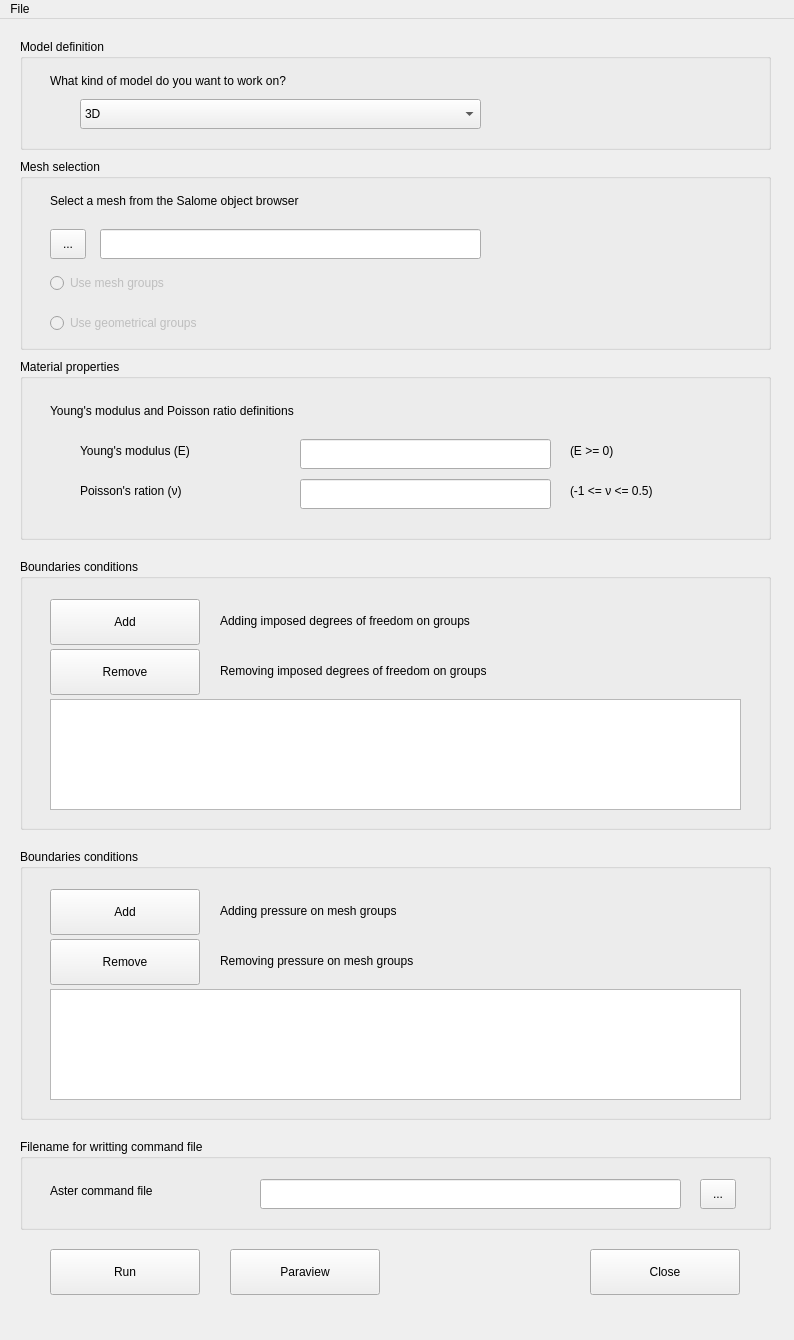
<?xml version="1.0" encoding="UTF-8"?>
<ui version="4.0">
 <class>MainWindow</class>
 <widget class="QMainWindow" name="MainWindow">
  <property name="geometry">
   <rect>
    <x>0</x>
    <y>0</y>
    <width>794</width>
    <height>1340</height>
   </rect>
  </property>
  <property name="windowTitle">
   <string>MainWindow</string>
  </property>
  <widget class="QWidget" name="centralwidget">
   <widget class="QGroupBox" name="md_gr">
    <property name="geometry">
     <rect>
      <x>20</x>
      <y>20</y>
      <width>751</width>
      <height>111</height>
     </rect>
    </property>
    <property name="title">
     <string>Model definition</string>
    </property>
    <widget class="QLabel" name="md_label">
     <property name="geometry">
      <rect>
       <x>30</x>
       <y>30</y>
       <width>471</width>
       <height>24</height>
      </rect>
     </property>
     <property name="text">
      <string>What kind of model do you want to work on?</string>
     </property>
    </widget>
    <widget class="QComboBox" name="md_combo">
     <property name="geometry">
      <rect>
       <x>60</x>
       <y>60</y>
       <width>401</width>
       <height>30</height>
      </rect>
     </property>
     <item>
      <property name="text">
       <string>3D</string>
      </property>
     </item>
     <item>
      <property name="text">
       <string>Plane stress</string>
      </property>
     </item>
     <item>
      <property name="text">
       <string>Plane strain</string>
      </property>
     </item>
     <item>
      <property name="text">
       <string>Axis symmetric</string>
      </property>
     </item>
    </widget>
   </widget>
   <widget class="QGroupBox" name="ms_gr">
    <property name="geometry">
     <rect>
      <x>20</x>
      <y>140</y>
      <width>751</width>
      <height>191</height>
     </rect>
    </property>
    <property name="title">
     <string>Mesh selection</string>
    </property>
    <widget class="QLabel" name="ms_label">
     <property name="geometry">
      <rect>
       <x>30</x>
       <y>30</y>
       <width>521</width>
       <height>24</height>
      </rect>
     </property>
     <property name="text">
      <string>Select a mesh from the Salome object browser</string>
     </property>
    </widget>
    <widget class="QToolButton" name="ms_refer">
     <property name="geometry">
      <rect>
       <x>30</x>
       <y>70</y>
       <width>36</width>
       <height>30</height>
      </rect>
     </property>
     <property name="text">
      <string>...</string>
     </property>
    </widget>
    <widget class="QLineEdit" name="ms_edit">
     <property name="geometry">
      <rect>
       <x>80</x>
       <y>70</y>
       <width>381</width>
       <height>30</height>
      </rect>
     </property>
    </widget>
    <widget class="QRadioButton" name="ms_radio1">
     <property name="enabled">
      <bool>false</bool>
     </property>
     <property name="geometry">
      <rect>
       <x>30</x>
       <y>110</y>
       <width>241</width>
       <height>28</height>
      </rect>
     </property>
     <property name="text">
      <string>Use mesh groups</string>
     </property>
     <property name="checkable">
      <bool>false</bool>
     </property>
     <property name="checked">
      <bool>false</bool>
     </property>
    </widget>
    <widget class="QRadioButton" name="ms_radio2">
     <property name="enabled">
      <bool>false</bool>
     </property>
     <property name="geometry">
      <rect>
       <x>30</x>
       <y>150</y>
       <width>311</width>
       <height>28</height>
      </rect>
     </property>
     <property name="text">
      <string>Use geometrical groups</string>
     </property>
     <property name="checkable">
      <bool>false</bool>
     </property>
    </widget>
   </widget>
   <widget class="QGroupBox" name="mp_gr">
    <property name="geometry">
     <rect>
      <x>20</x>
      <y>340</y>
      <width>751</width>
      <height>181</height>
     </rect>
    </property>
    <property name="title">
     <string>Material properties</string>
    </property>
    <widget class="QLabel" name="mp_label1">
     <property name="geometry">
      <rect>
       <x>30</x>
       <y>40</y>
       <width>831</width>
       <height>24</height>
      </rect>
     </property>
     <property name="text">
      <string>Young's modulus and Poisson ratio definitions</string>
     </property>
    </widget>
    <widget class="QLabel" name="mp_label2">
     <property name="geometry">
      <rect>
       <x>60</x>
       <y>80</y>
       <width>231</width>
       <height>24</height>
      </rect>
     </property>
     <property name="text">
      <string>Young's modulus (E)</string>
     </property>
    </widget>
    <widget class="QLabel" name="mp_label3">
     <property name="geometry">
      <rect>
       <x>60</x>
       <y>120</y>
       <width>221</width>
       <height>24</height>
      </rect>
     </property>
     <property name="text">
      <string>Poisson's ration (ν)</string>
     </property>
    </widget>
    <widget class="QLineEdit" name="mp_edit1">
     <property name="geometry">
      <rect>
       <x>280</x>
       <y>80</y>
       <width>251</width>
       <height>30</height>
      </rect>
     </property>
    </widget>
    <widget class="QLineEdit" name="mp_edit2">
     <property name="geometry">
      <rect>
       <x>280</x>
       <y>120</y>
       <width>251</width>
       <height>30</height>
      </rect>
     </property>
    </widget>
    <widget class="QLabel" name="mp_label4">
     <property name="geometry">
      <rect>
       <x>550</x>
       <y>80</y>
       <width>98</width>
       <height>24</height>
      </rect>
     </property>
     <property name="text">
      <string>(E &gt;= 0)</string>
     </property>
    </widget>
    <widget class="QLabel" name="mp_label5">
     <property name="geometry">
      <rect>
       <x>550</x>
       <y>120</y>
       <width>201</width>
       <height>24</height>
      </rect>
     </property>
     <property name="text">
      <string>(-1 &lt;= ν &lt;= 0.5)</string>
     </property>
    </widget>
   </widget>
   <widget class="QGroupBox" name="bc1_gr">
    <property name="geometry">
     <rect>
      <x>20</x>
      <y>540</y>
      <width>751</width>
      <height>271</height>
     </rect>
    </property>
    <property name="title">
     <string>Boundaries conditions</string>
    </property>
    <widget class="QPushButton" name="bc1_button">
     <property name="geometry">
      <rect>
       <x>30</x>
       <y>40</y>
       <width>150</width>
       <height>46</height>
      </rect>
     </property>
     <property name="text">
      <string>Add</string>
     </property>
    </widget>
    <widget class="QLabel" name="bc1_label">
     <property name="geometry">
      <rect>
       <x>200</x>
       <y>50</y>
       <width>501</width>
       <height>24</height>
      </rect>
     </property>
     <property name="text">
      <string>Adding imposed degrees of freedom on groups</string>
     </property>
    </widget>
    <widget class="QTableView" name="bc1_table">
     <property name="geometry">
      <rect>
       <x>30</x>
       <y>140</y>
       <width>691</width>
       <height>111</height>
      </rect>
     </property>
    </widget>
    <widget class="QPushButton" name="bc1_button_2">
     <property name="geometry">
      <rect>
       <x>30</x>
       <y>90</y>
       <width>150</width>
       <height>46</height>
      </rect>
     </property>
     <property name="text">
      <string>Remove</string>
     </property>
    </widget>
    <widget class="QLabel" name="bc1_label_2">
     <property name="geometry">
      <rect>
       <x>200</x>
       <y>100</y>
       <width>501</width>
       <height>24</height>
      </rect>
     </property>
     <property name="text">
      <string>Removing imposed degrees of freedom on groups</string>
     </property>
    </widget>
   </widget>
   <widget class="QGroupBox" name="fw_gr">
    <property name="geometry">
     <rect>
      <x>20</x>
      <y>1120</y>
      <width>751</width>
      <height>91</height>
     </rect>
    </property>
    <property name="title">
     <string>Filename for writting command file</string>
    </property>
    <widget class="QLabel" name="fw_label">
     <property name="geometry">
      <rect>
       <x>30</x>
       <y>40</y>
       <width>211</width>
       <height>24</height>
      </rect>
     </property>
     <property name="text">
      <string>Aster command file</string>
     </property>
    </widget>
    <widget class="QLineEdit" name="fw_edit">
     <property name="geometry">
      <rect>
       <x>240</x>
       <y>40</y>
       <width>421</width>
       <height>30</height>
      </rect>
     </property>
    </widget>
    <widget class="QToolButton" name="fw_refer">
     <property name="geometry">
      <rect>
       <x>680</x>
       <y>40</y>
       <width>36</width>
       <height>30</height>
      </rect>
     </property>
     <property name="text">
      <string>...</string>
     </property>
    </widget>
   </widget>
   <widget class="QGroupBox" name="bc2_gr">
    <property name="geometry">
     <rect>
      <x>20</x>
      <y>830</y>
      <width>751</width>
      <height>271</height>
     </rect>
    </property>
    <property name="title">
     <string>Boundaries conditions</string>
    </property>
    <widget class="QPushButton" name="bc2_button">
     <property name="geometry">
      <rect>
       <x>30</x>
       <y>40</y>
       <width>150</width>
       <height>46</height>
      </rect>
     </property>
     <property name="text">
      <string>Add</string>
     </property>
    </widget>
    <widget class="QLabel" name="bc2_label">
     <property name="geometry">
      <rect>
       <x>200</x>
       <y>50</y>
       <width>501</width>
       <height>24</height>
      </rect>
     </property>
     <property name="text">
      <string>Adding pressure on mesh groups</string>
     </property>
    </widget>
    <widget class="QTableView" name="bc2_table">
     <property name="geometry">
      <rect>
       <x>30</x>
       <y>140</y>
       <width>691</width>
       <height>111</height>
      </rect>
     </property>
    </widget>
    <widget class="QPushButton" name="bc2_button_2">
     <property name="geometry">
      <rect>
       <x>30</x>
       <y>90</y>
       <width>150</width>
       <height>46</height>
      </rect>
     </property>
     <property name="text">
      <string>Remove</string>
     </property>
    </widget>
    <widget class="QLabel" name="bc2_label_2">
     <property name="geometry">
      <rect>
       <x>200</x>
       <y>100</y>
       <width>501</width>
       <height>24</height>
      </rect>
     </property>
     <property name="text">
      <string>Removing pressure on mesh groups</string>
     </property>
    </widget>
   </widget>
   <widget class="QPushButton" name="run_button">
    <property name="geometry">
     <rect>
      <x>50</x>
      <y>1230</y>
      <width>150</width>
      <height>46</height>
     </rect>
    </property>
    <property name="text">
     <string>Run</string>
    </property>
   </widget>
   <widget class="QPushButton" name="close_button">
    <property name="geometry">
     <rect>
      <x>590</x>
      <y>1230</y>
      <width>150</width>
      <height>46</height>
     </rect>
    </property>
    <property name="text">
     <string>Close</string>
    </property>
   </widget>
   <widget class="QPushButton" name="pv_button">
    <property name="geometry">
     <rect>
      <x>230</x>
      <y>1230</y>
      <width>150</width>
      <height>46</height>
     </rect>
    </property>
    <property name="text">
     <string>Paraview</string>
    </property>
   </widget>
  </widget>
  <widget class="QMenuBar" name="menuBar">
   <property name="geometry">
    <rect>
     <x>0</x>
     <y>0</y>
     <width>794</width>
     <height>38</height>
    </rect>
   </property>
   <widget class="QMenu" name="menuFile">
    <property name="title">
     <string>File</string>
    </property>
    <addaction name="actionEdit_config_ini"/>
    <addaction name="separator"/>
    <addaction name="actionExit"/>
   </widget>
   <addaction name="menuFile"/>
  </widget>
  <action name="actionEdit_config_ini">
   <property name="text">
    <string>Edit config.ini</string>
   </property>
  </action>
  <action name="actionExit">
   <property name="text">
    <string>Exit</string>
   </property>
  </action>
 </widget>
 <resources/>
 <connections/>
</ui>
